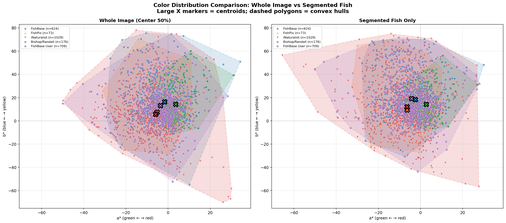
#> input picture analysis/approach_1_gmm/color_morphospace_dual_panel.png, 506 x 223 px, shrunk from 2684 x 1181 before the run
$ python -i visualize_color_morphospace_dual.py   (imports and definitions only)
#> lines starting #> are read from the running program, lines starting #| are printed output that depends on the picture
#!/usr/bin/env python3
"""
Visualize color distribution in LAB a*b* morphospace: whole image vs segmented fish.

Creates a two-panel plot:
- Left: Color from the WHOLE original image (includes background/water)
- Right: Color from SEGMENTED fish only (background removed)

This comparison can reveal:
- How much the background (water, tank, etc.) affects overall color
- Whether underwater lighting conditions are captured in the background
- Species where the fish is well-centered vs off-center
"""

import os
import numpy as np
import matplotlib.pyplot as plt
from matplotlib.patches import Polygon
from scipy.spatial import ConvexHull
from collections import defaultdict

from PIL import Image
from skimage.color import rgb2lab

import sys; import os; sys.path.insert(0, os.path.join(os.path.dirname(__file__), "..", "utils")); from analysis_utils import (
    SCRIPT_DIR, GMM_DIR, SEGMENTED_DIR,
    load_inventory, species_to_dirname, get_image_path,
)

OUTPUT_PNG = os.path.join(GMM_DIR, "color_morphospace_dual_panel.png")


def load_whole_image_lab_stats(path, max_pixels=10000):
    """Load whole image and return mean a, b values (center region)."""
#> called with max_pixels = 10000
    try:
        img = Image.open(path).convert("RGB")
        w, h = img.size
#> w = 506; h = 223

        # Sample from center region (center 50% of image)
        # This is where the fish typically is
        left = w // 4
#> left = 126
        right = 3 * w // 4
#> right = 379
        top = h // 4
#> top = 55
        bottom = 3 * h // 4
#> bottom = 167

        img_cropped = img.crop((left, top, right, bottom))
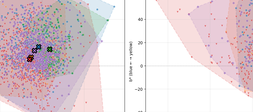
#> img_cropped: PIL image 253x112 RGB; mean R, G, B 225.1, 210, 215.9
        arr = np.array(img_cropped)

        # Convert to LAB
        rgb_float = arr.astype(np.float64) / 255.0
        lab = rgb2lab(rgb_float)
#> lab: shape (112, 253, 3) float64; mean of channels 0, 1, 2 85.5, 6.6, -0.9

        # Flatten to pixels
        pixels = lab.reshape(-1, 3)
        if len(pixels) > max_pixels:
            idx = np.random.choice(len(pixels), max_pixels, replace=False)
#> idx = 10000 values, max 28335 at index 369, min 4 at index 1700, mean 14141.4
            pixels = pixels[idx]

        mean_a = np.mean(pixels[:, 1])
#> mean_a = 6.52
        mean_b = np.mean(pixels[:, 2])
#> mean_b = -0.856
        mean_L = np.mean(pixels[:, 0])
#> mean_L = 85.5
        return mean_a, mean_b, mean_L
    except Exception:
        return None, None, None


# [254 lines left out: functions load_segmented_lab_stats, collect_color_data, create_panel, create_dual_panel_plot, main, not called in this run]


# [2 lines not run here, left out]

>>> result = load_whole_image_lab_stats('../../analysis/approach_1_gmm/color_morphospace_dual_panel.png')
#> result = (6.52, -0.856, 85.5)

$ run again, on analysis/approach_1_gmm/color_distribution_by_source.png
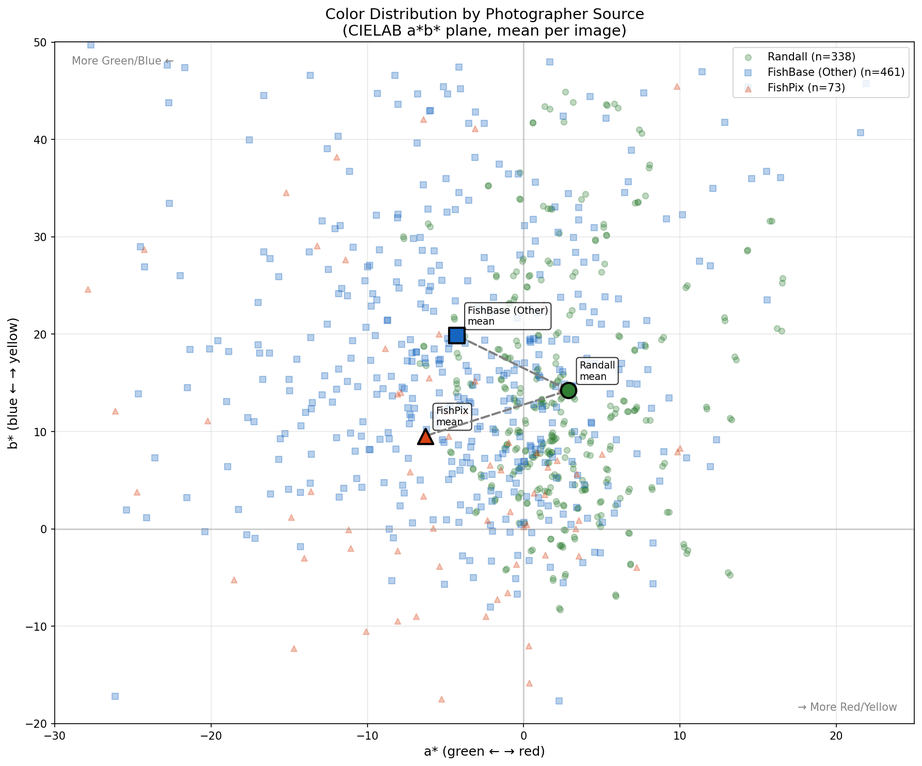
#> input picture analysis/approach_1_gmm/color_distribution_by_source.png, 922 x 766 px, shrunk from 1786 x 1484 before the run
#> in load_whole_image_lab_stats, `img_cropped = img.crop((left, top, right, bottom))`:
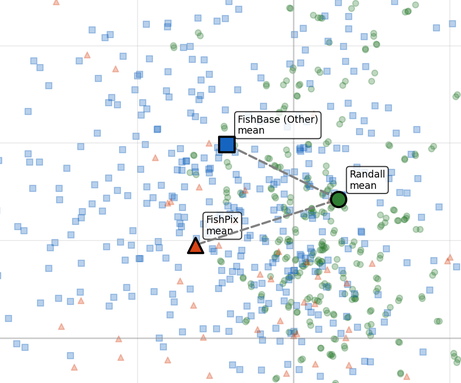
#> img_cropped: PIL image 461x383 RGB; mean R, G, B 240.1, 243.8, 245.5
#> lab: shape (383, 461, 3) float64; mean of channels 0, 1, 2 95.8, -0.8, -1.2
#> idx = 10000 values, max 176509 at index 8026, min 5 at index 3250, mean 89375.7
#> mean_a = -0.814
#> mean_b = -1.16
#> mean_L = 95.78
#> result = (-0.814, -1.16, 95.78)

$ run again, on analysis/approach_1_gmm/color_morphospace_by_source.png
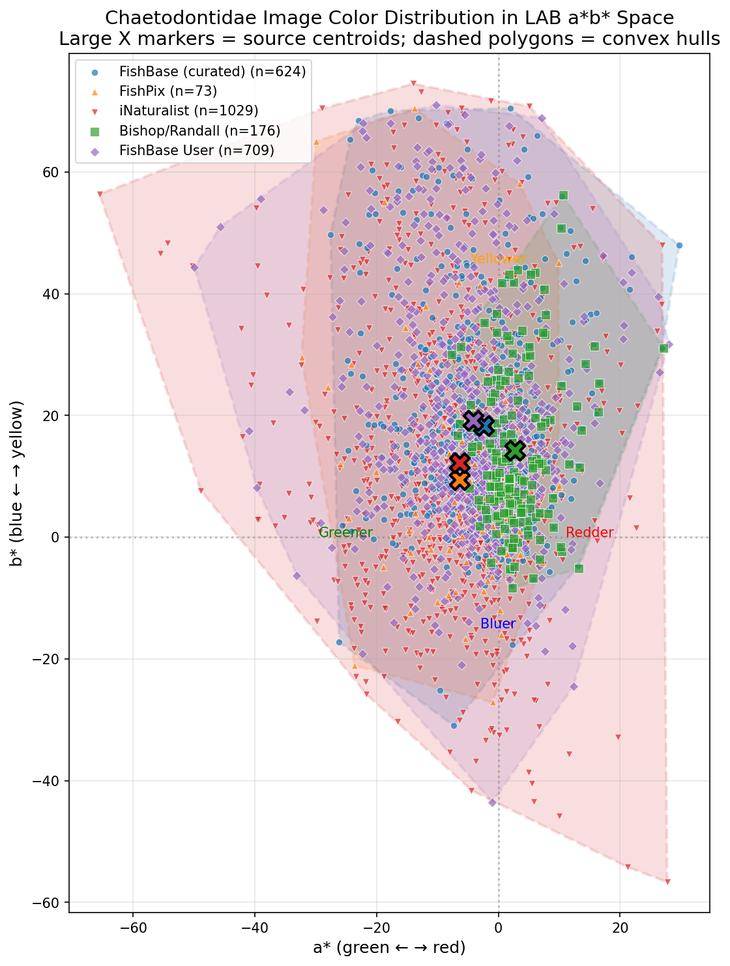
#> input picture analysis/approach_1_gmm/color_morphospace_by_source.png, 730 x 966 px, shrunk from 1120 x 1482 before the run
#> in load_whole_image_lab_stats, `img_cropped = img.crop((left, top, right, bottom))`:
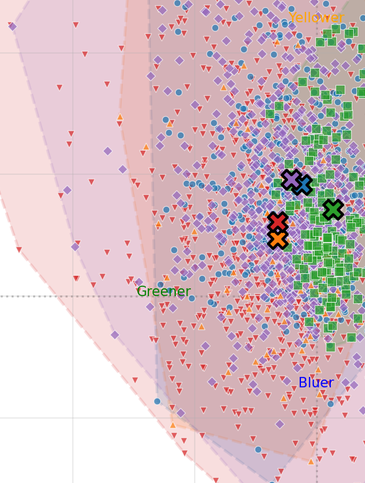
#> img_cropped: PIL image 365x483 RGB; mean R, G, B 213.8, 192.3, 197.9
#> lab: shape (483, 365, 3) float64; mean of channels 0, 1, 2 79.8, 9.2, 0.4
#> idx = 10000 values, max 176279 at index 6260, min 5 at index 3011, mean 88254.5
#> mean_a = 9.11
#> mean_b = 0.576
#> mean_L = 79.99
#> result = (9.11, 0.576, 79.99)
